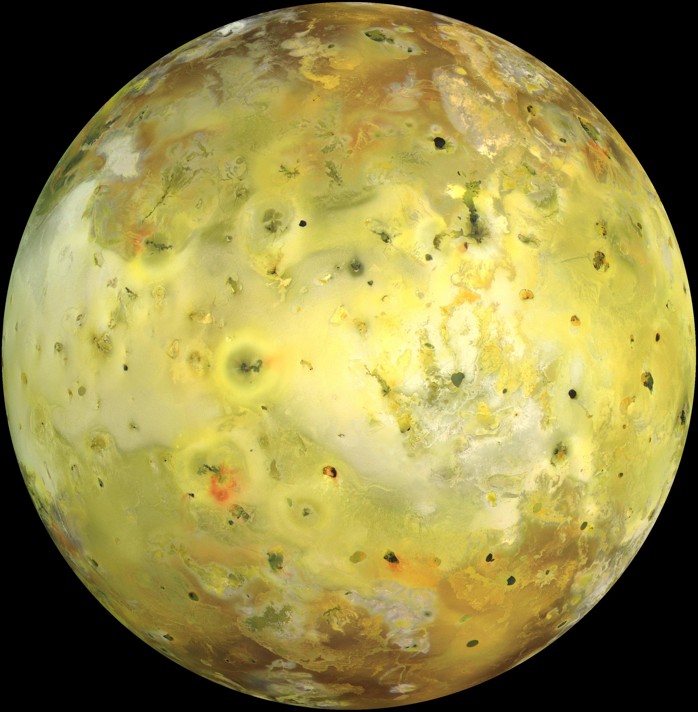
#> input picture module-3/clean_io_small.png, 698 x 712 px, found by its file name
$ python pixels.py
#> lines starting #> are read from the running program, lines starting #| are printed output that depends on the picture
# pixels_starter.py -- an image is an array (Pod 5). Copy this file to pixels.py and work on the copy.
# Run from the repository folder:  python module-3/pixels.py
import numpy as np
from matplotlib.pyplot import imread, imsave

I = imread("module-3/clean_io_small.png")     # rows, columns, 3 colour channels; values 0.0 to 1.0
#> I is the input picture: shape (712, 698, 3) float32; mean R, G, B 0.581, 0.541, 0.281
print(I.size)
#| 1490928

J = I.copy()
J[20:40, 20:40, :] = 1.0
J[356, :, :] = 0.0
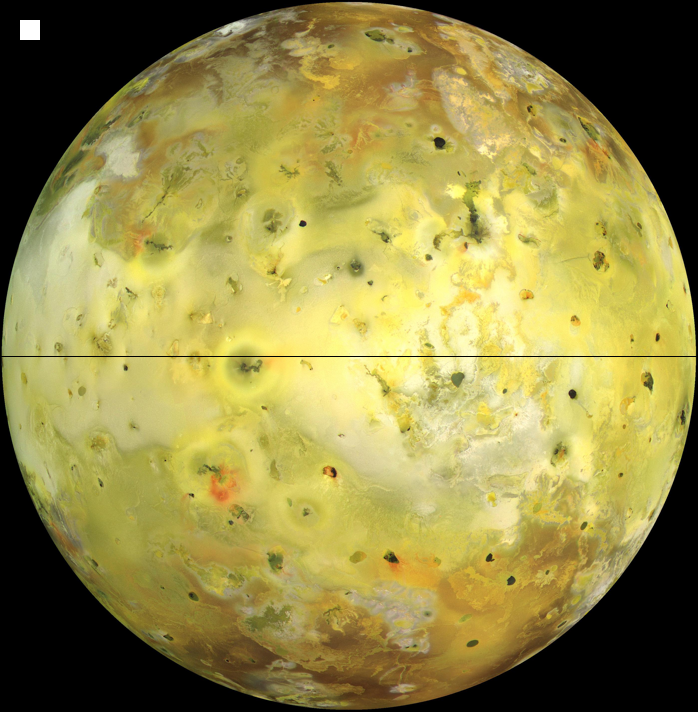
#> J: shape (712, 698, 3) float32; mean R, G, B 0.581, 0.54, 0.281

K = I.copy()
K = 1 - K
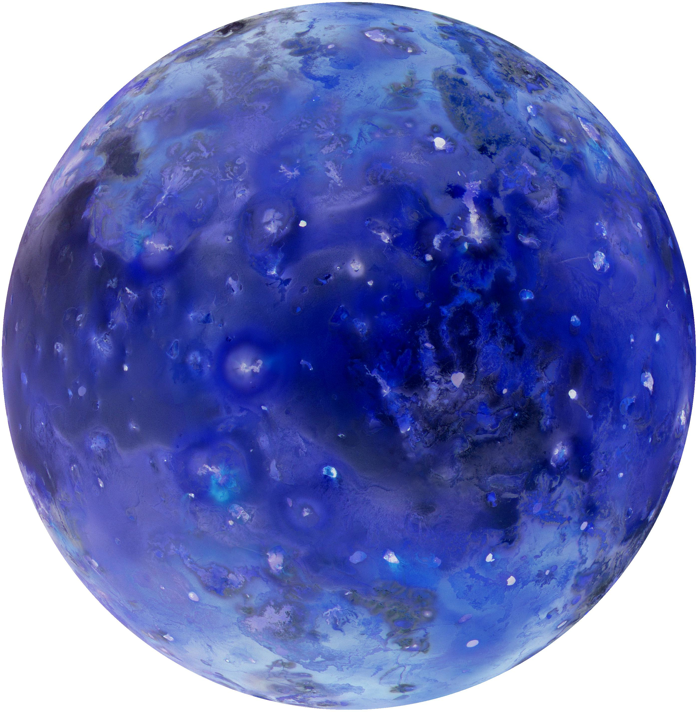
#> K: shape (712, 698, 3) float32; mean R, G, B 0.419, 0.459, 0.719

L = I.copy()
zoom_array = L[145:245, 145:245, :]
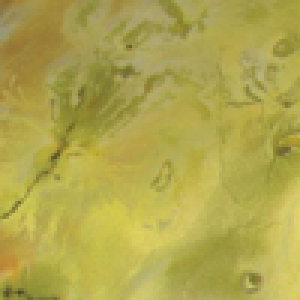
#> zoom_array: shape (100, 100, 3) float32 (shown 3 times larger); mean R, G, B 0.689, 0.651, 0.304
L = np.repeat(zoom_array, 4, axis=0)
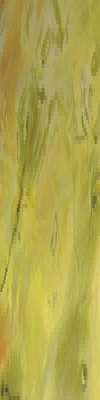
#> L: shape (400, 100, 3) float32; mean R, G, B 0.689, 0.651, 0.304
L = np.repeat(L, 4, axis=1)
#> L: shape (400, 400, 3) float32

M = I.copy()
center = M[356, 349, :]
#> center = [0.992, 0.98, 0.608]
#> (the run stopped early here; a loop or call above may not have finished)
